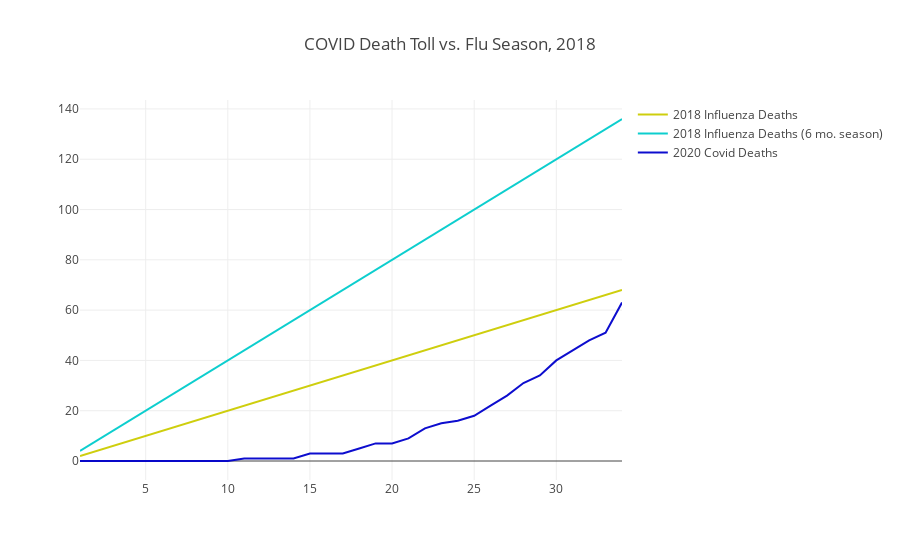

Write notebook code for a chart like this one.
### Markdown cell above
Throughout a year like 2017, the death-toll for Influenzas and Pneumonias mounts, day to day. Here we chart that death-toll, assuming the annual deaths are evenly distributed across the year. 

But the flu-season is, as defined by the CDC, 6 months, from October through March. So we can also compare daily flu deaths and their mounting toll, over a six-month season.

Source for 2018 South Carolina Data: [“Stats of the State of South Carolina”, CDC](https://www.cdc.gov/nchs/pressroom/states/southcarolina/southcarolina.htm) and [SC DHEC](https://www.scdhec.gov/vital-records/parentage/sc-vital-records-data-and-statistics)

### Code cell
val sc_2018_mounting_flu_toll: Vector[Int] = {
    val daily = sc_2017_Total_Deaths_IPn / 365
    (1 to sc_covid_death_toll.size).toVector.map( i => {
        if (i == 1) daily
        else daily + (daily * (i - 1))
    })
}

val sc_2018_mounting_flu_toll_6mo: Vector[Int] = {
    val daily = sc_2017_Total_Deaths_IPn / 365 * 2
    (1 to sc_covid_death_toll.size).toVector.map( i => {
        if (i == 1) daily
        else daily + (daily * (i - 1))
    })
}

val sc_2018_mounting_flu_toll_trace = Scatter(
  (1 to sc_covid_death_toll.size),
  sc_2018_mounting_flu_toll,
  name = "2018 Influenza Deaths",
  mode = ScatterMode(ScatterMode.Lines),
  marker = Marker(
    color = Color.RGBA(204, 204, 0, 0.95),
    line = Line(
      color = Color.RGBA(217, 217, 217, 1.0),
      width = 1.0
    ),
    symbol = Symbol.Circle(),
    size = 3
  )
)

val sc_2018_mounting_flu_toll_6mo_trace = Scatter(
  (1 to sc_covid_death_toll.size),
  sc_2018_mounting_flu_toll_6mo,
  name = "2018 Influenza Deaths (6 mo. season)",
  mode = ScatterMode(ScatterMode.Lines),
  marker = Marker(
    color = Color.RGBA(0, 204, 204, 0.95),
    line = Line(
      color = Color.RGBA(217, 217, 217, 1.0),
      width = 1.0
    ),
    symbol = Symbol.Circle(),
    size = 3
  )
)

val sc_2020_covid_toll_trace = Scatter(
  (1 to sc_covid_death_toll.size),
  sc_covid_death_toll,
  name = "2020 Covid Deaths",
  mode = ScatterMode(ScatterMode.Lines),
  marker = Marker(
    color = Color.RGBA(0, 0, 204, 0.95),
    line = Line(
      color = Color.RGBA(217, 217, 217, 1.0),
      width = 1.0
    ),
    symbol = Symbol.Circle(),
    size = 3
  )
)

val data = Seq(
        sc_2018_mounting_flu_toll_trace,
        sc_2018_mounting_flu_toll_6mo_trace,
        sc_2020_covid_toll_trace
)

val layout = Layout("COVID Death Toll vs. Flu Season, 2018")

plot(data, layout)

### Figure 1 — Plotly figure (JSON) as saved in the notebook; plotly's stock layout.template omitted (floating-point values rounded to 4 significant figures)
{"data": [{"marker": {"color": "rgba(204, 204, 0, 0.95)", "line": {"color": "rgba(217, 217, 217, 1.0)", "width": 1}, "size": 3, "symbol": "circle"}, "mode": "lines", "name": "2018 Influenza Deaths", "type": "scatter", "x": [1, 2, 3, 4, 5, 6, 7, 8, 9, 10, 11, 12, 13, 14, 15, 16, 17, 18, 19, 20, 21, 22, 23, 24, 25, 26, 27, 28, 29, 30, 31, 32, 33, 34], "y": [2, 4, 6, 8, 10, 12, 14, 16, 18, 20, 22, 24, 26, 28, 30, 32, 34, 36, 38, 40, 42, 44, 46, 48, 50, 52, 54, 56, 58, 60, 62, 64, 66, 68]}, {"marker": {"color": "rgba(0, 204, 204, 0.95)", "line": {"color": "rgba(217, 217, 217, 1.0)", "width": 1}, "size": 3, "symbol": "circle"}, "mode": "lines", "name": "2018 Influenza Deaths (6 mo. season)", "type": "scatter", "x": [1, 2, 3, 4, 5, 6, 7, 8, 9, 10, 11, 12, 13, 14, 15, 16, 17, 18, 19, 20, 21, 22, 23, 24, 25, 26, 27, 28, 29, 30, 31, 32, 33, 34], "y": [4, 8, 12, 16, 20, 24, 28, 32, 36, 40, 44, 48, 52, 56, 60, 64, 68, 72, 76, 80, 84, 88, 92, 96, 100, 104, 108, 112, 116, 120, 124, 128, 132, 136]}, {"marker": {"color": "rgba(0, 0, 204, 0.95)", "line": {"color": "rgba(217, 217, 217, 1.0)", "width": 1}, "size": 3, "symbol": "circle"}, "mode": "lines", "name": "2020 Covid Deaths", "type": "scatter", "x": [1, 2, 3, 4, 5, 6, 7, 8, 9, 10, 11, 12, 13, 14, 15, 16, 17, 18, 19, 20, 21, 22, 23, 24, 25, 26, 27, 28, 29, 30, 31, 32, 33, 34], "y": [0, 0, 0, 0, 0, 0, 0, 0, 0, 0, 1, 1, 1, 1, 3, 3, 3, 5, 7, 7, 9, 13, 15, 16, 18, 22, 26, 31, 34, 40, 44, 48, 51, 63]}], "layout": {"title": "COVID Death Toll vs. Flu Season, 2018"}}
